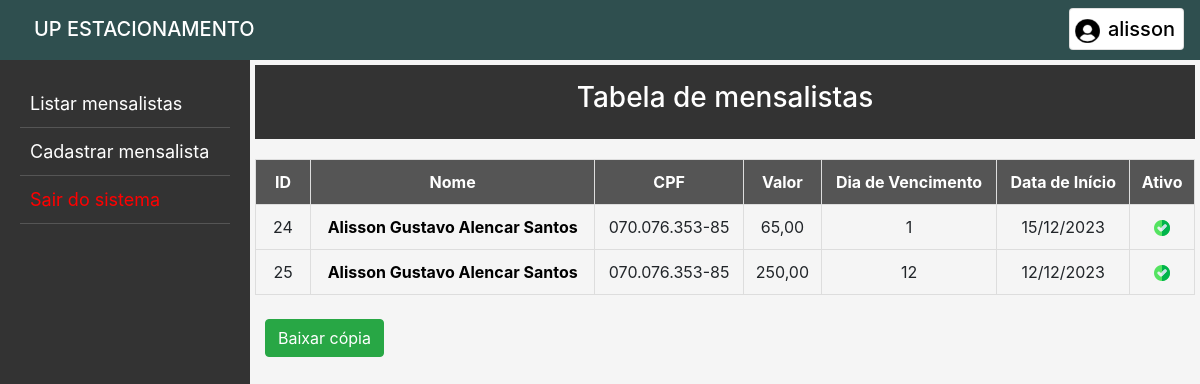
Before: / (signed in) with the older database file.
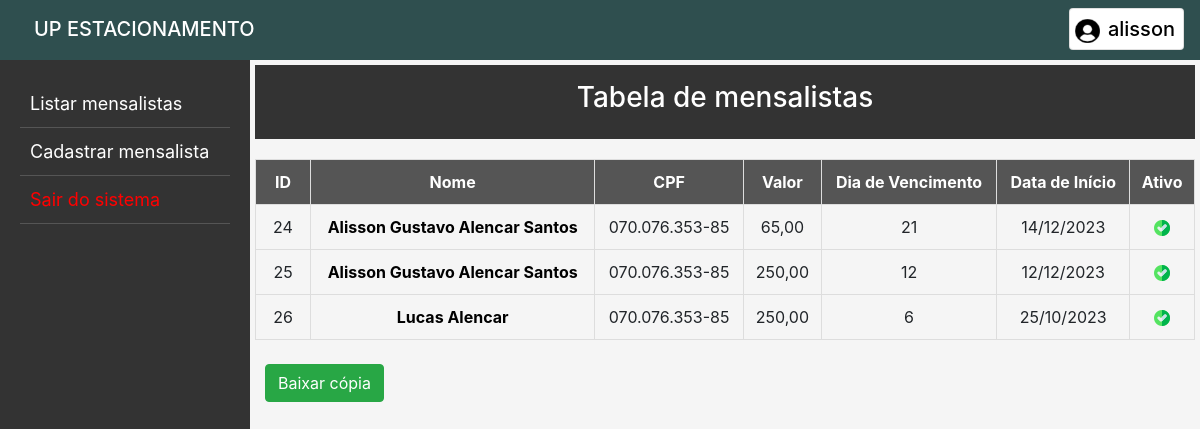
After: the same page with the newer database file.
### app_estacionamento/models.py (models this page shows, shortened)
class Mensalista(models.Model):
    id = models.AutoField(primary_key=True)
    situacao = models.BooleanField('Ativo', default=True)
    nome = models.CharField('Nome *', max_length=50)
    cpf = models.CharField('CPF *', max_length=14)
    valor = models.DecimalField('Valor *', max_digits=8, decimal_places=2)
    data_inicial = models.DateField('Data de início *')
    dia_vencimento = models.IntegerField('Dia de vencimento *')
    cep = models.CharField('CEP', max_length=9, blank=True)
    endereco = models.CharField('Endereço', max_length=255)
    bairro = models.CharField('Bairro', max_length=255)
    cidade = models.CharField('Cidade', max_length=255)
    uf = models.CharField('UF', max_length=2)
    obs = models.TextField('Observações', max_length=500, blank=True)

### app_estacionamento/views.py (the view)
# urls.py: path('', views.index, name='index'),
@login_required(login_url="login/")
def index(request):
    mensalistas = Mensalista.objects.order_by("nome")
    conteudo = {"mensalistas": mensalistas}
    return render(request, "index.html", conteudo)

### app_estacionamento/templates/index.html (shortened to what this page needs)
{% extends 'base.html' %}
{% block inicio %}
<center>
    <header>
        <h3>Tabela de mensalistas</h3>
    </header>
    <table>
        <thead>
            <tr>
                <th scope="col" style="width: 55px;">ID</th>
                <th scope="col"><a href="{% url 'index' %}" style="color: white;">Nome</a></th>
                <th scope="col">CPF</th>
                <th scope="col">Valor</th>
                <th scope="col"><a href="{% url 'order_by_vencimento' %}" style="color: white;">Dia de Vencimento</a></th>
                <th scope="col">Data de Início</th>
                <th scope="col">Ativo</th>
            </tr>
        </thead>
        <tbody>
            {% for mensalista in mensalistas %}
            {% if mensalista.situacao == True %}
                <tr>
                    <td>{{ mensalista.id }}</td>
                    <td><a href="{% url 'mensalista' mensalista.id %}" style="color: black;"><strong>{{ mensalista.nome|title }}</strong></a></td>
                    <td>{{ mensalista.cpf }}</td>
                    <td>{{ mensalista.valor }}</td>
                    <td>{{ mensalista.dia_vencimento }}</td>
                    <td>{{ mensalista.data_inicial|date:"d/m/Y" }}</td>
                    <td><img src="../static/img/true.png" alt=""></td>
                </tr>
            {% endif %}
            {% endfor %}
        </tbody>
    </table>
    <br>
</center>
<a style="margin-left: 10px;" class="btn btn-success" href="{% url 'to_excel' %}">Baixar cópia</a>
{% endblock %}

Changed rows visible on the page:
changed Mensalista id 24: dia_vencimento "1" → "21"; data_inicial "15/12/2023" → "14/12/2023"
added Mensalista: id "26", nome "Lucas Alencar", cpf "070.076.353-85", valor "250,00", dia_vencimento "6", data_inicial "25/10/2023", situacao True (drawn)
